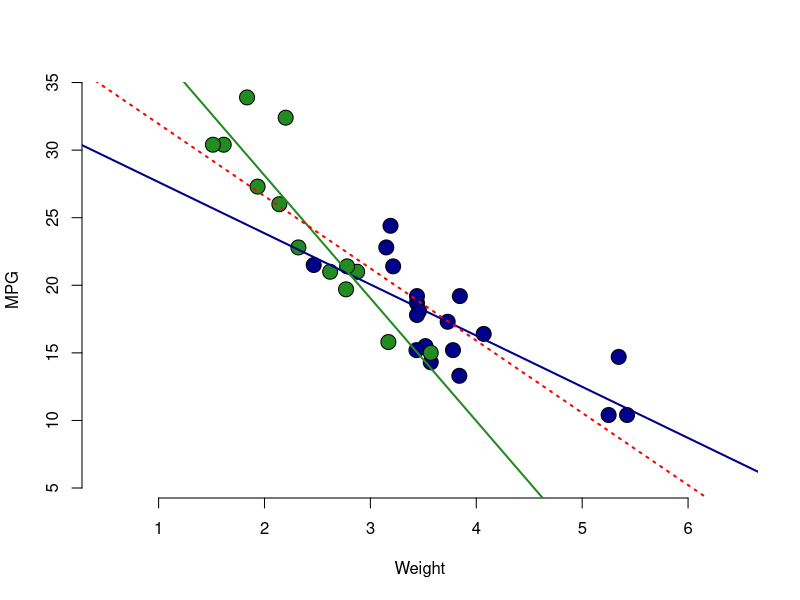

The R script that drew this image: (Note: this script raises an error after producing the figure.)
data(mtcars)
require(dplyr); require(GGally); require(ggplot2)

cars <- mutate(mtcars,
               cyl = as.factor(cyl),
               vs = as.factor(vs),
               am = as.factor(am),
               gear = as.factor(gear),
               carb = as.factor(carb))
cars_a <- select(filter(cars, am == 0), -am)
cars_m <- select(filter(cars, am == 1), -am)

round(t.test(cars_m$mpg, cars_a$mpg, var.equal = FALSE, paired = FALSE, alternative = "greater")$conf.int[1:2], 3)
round(t.test(cars_m$mpg, cars_a$mpg, var.equal = FALSE, paired = FALSE, alternative = "greater")$p.value, 6)

fit1 <- lm(mpg ~ am, cars)
confint(fit1)

mdl1 <- lm(mpg ~ ., data = cars)
mdl1_a <- lm(mpg ~ ., data = cars_a)
mdl1_m <- lm(mpg ~ ., data = cars_m)

plot(c(max(max(cars_a$wt), max(cars_m$wt)) + 2, min(min(cars_a$wt), min(cars_m$wt))) - 1,
     c(max(max(cars_a$mpg), max(cars_m$mpg)) + 5, min(min(cars_a$mpg), min(cars_m$mpg))) - 5,
     type = "n", frame = FALSE, ylab = "MPG", xlab = "Weight")
points(cars_a$wt, cars_a$mpg, bg = "darkblue", pch = 21, cex = 2)
points(cars_m$wt, cars_m$mpg, bg = "forestgreen", pch = 21, cex = 2)

abline(lm(mpg ~ wt, cars_a), lw = 2, col = "darkblue")
abline(lm(mpg ~ wt, cars_m), lw = 2, col = "forestgreen")
abline(lm(mpg ~ wt, cars), lw = 2, col = "red", lty = 3)

x <- mutate(mtcars, mpg = mpg, cyl = as.factor(cyl), disp = disp, hp = hp, wt = wt, am = as.factor(am)) %>%
        select(mpg, cyl, disp, hp, wt, am)

g<-ggpairs(cars[, c('mpg', 'am', 'wt')], 
        upper = list(continuous = "cor"), 
        lower = list(continuous = "smooth", combo = "box", discrete = "ratio"))
g<- g + ggplot2::theme(plot.title = "The Title")
g<- g + ggplot2::theme(plot.title = ggplot2::element_text(face="bold"))



